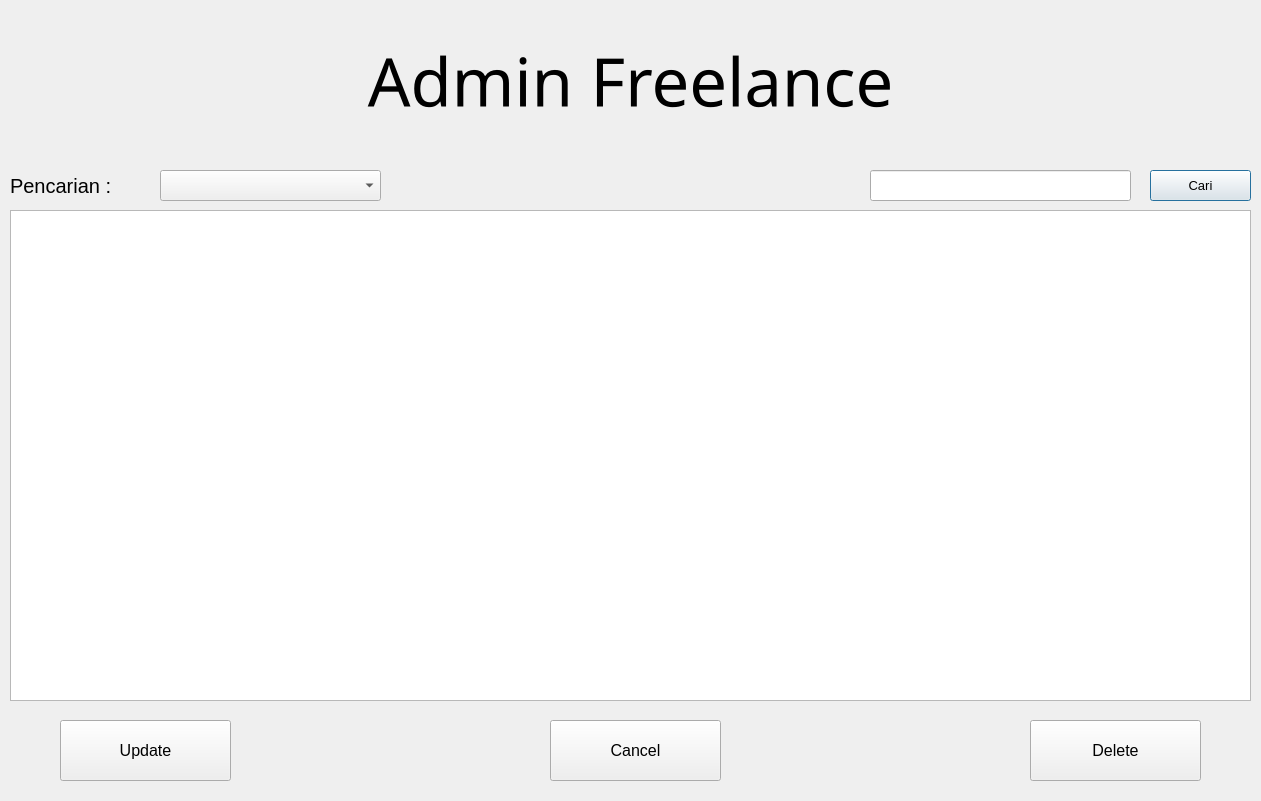
<?xml version="1.0" encoding="UTF-8"?>
<ui version="4.0">
 <class>Dialog</class>
 <widget class="QDialog" name="Dialog">
  <property name="geometry">
   <rect>
    <x>0</x>
    <y>0</y>
    <width>1261</width>
    <height>801</height>
   </rect>
  </property>
  <property name="windowTitle">
   <string>Dialog</string>
  </property>
  <widget class="QLabel" name="label">
   <property name="geometry">
    <rect>
     <x>10</x>
     <y>170</y>
     <width>141</width>
     <height>31</height>
    </rect>
   </property>
   <property name="font">
    <font>
     <pointsize>15</pointsize>
    </font>
   </property>
   <property name="text">
    <string>Pencarian :</string>
   </property>
  </widget>
  <widget class="QLineEdit" name="search">
   <property name="geometry">
    <rect>
     <x>870</x>
     <y>170</y>
     <width>261</width>
     <height>31</height>
    </rect>
   </property>
  </widget>
  <widget class="QPushButton" name="cari">
   <property name="geometry">
    <rect>
     <x>1150</x>
     <y>170</y>
     <width>101</width>
     <height>31</height>
    </rect>
   </property>
   <property name="font">
    <font>
     <pointsize>10</pointsize>
    </font>
   </property>
   <property name="text">
    <string>Cari</string>
   </property>
  </widget>
  <widget class="QTableView" name="tableView">
   <property name="geometry">
    <rect>
     <x>10</x>
     <y>210</y>
     <width>1241</width>
     <height>491</height>
    </rect>
   </property>
  </widget>
  <widget class="QPushButton" name="Delete">
   <property name="geometry">
    <rect>
     <x>1030</x>
     <y>720</y>
     <width>171</width>
     <height>61</height>
    </rect>
   </property>
   <property name="font">
    <font>
     <pointsize>12</pointsize>
    </font>
   </property>
   <property name="text">
    <string>Delete</string>
   </property>
  </widget>
  <widget class="QPushButton" name="Update">
   <property name="geometry">
    <rect>
     <x>60</x>
     <y>720</y>
     <width>171</width>
     <height>61</height>
    </rect>
   </property>
   <property name="font">
    <font>
     <pointsize>12</pointsize>
    </font>
   </property>
   <property name="text">
    <string>Update</string>
   </property>
  </widget>
  <widget class="QPushButton" name="Cancel">
   <property name="geometry">
    <rect>
     <x>550</x>
     <y>720</y>
     <width>171</width>
     <height>61</height>
    </rect>
   </property>
   <property name="font">
    <font>
     <pointsize>12</pointsize>
    </font>
   </property>
   <property name="text">
    <string>Cancel</string>
   </property>
  </widget>
  <widget class="QLabel" name="Tittle">
   <property name="geometry">
    <rect>
     <x>10</x>
     <y>40</y>
     <width>1241</width>
     <height>81</height>
    </rect>
   </property>
   <property name="font">
    <font>
     <family>Mesquite Std</family>
     <pointsize>50</pointsize>
     <weight>50</weight>
     <bold>false</bold>
    </font>
   </property>
   <property name="text">
    <string>Admin Freelance</string>
   </property>
   <property name="alignment">
    <set>Qt::AlignCenter</set>
   </property>
  </widget>
  <widget class="QComboBox" name="comboMenu">
   <property name="geometry">
    <rect>
     <x>160</x>
     <y>170</y>
     <width>221</width>
     <height>31</height>
    </rect>
   </property>
  </widget>
 </widget>
 <resources/>
 <connections/>
</ui>
